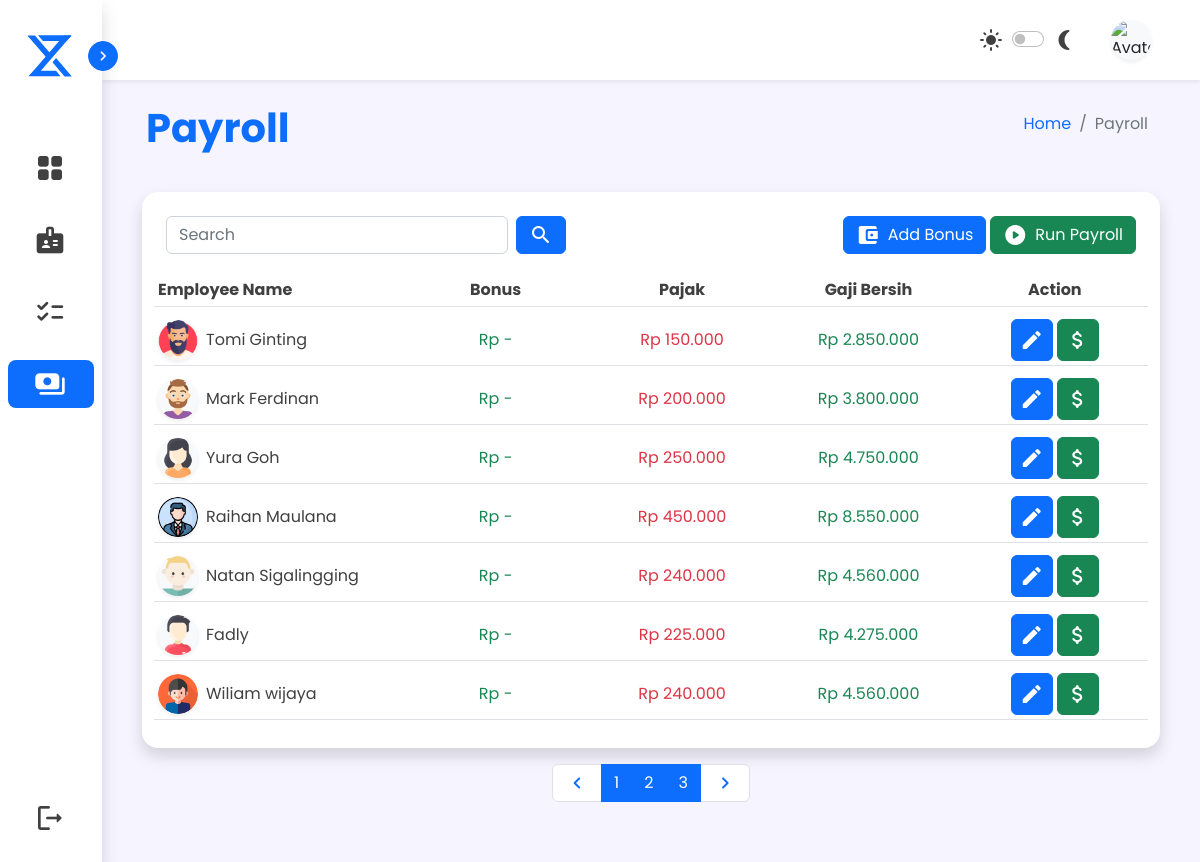
The page /sources/admin/admin-payroll.php (signed in) on the database its author committed.
### tables this page shows
CREATE TABLE `karyawan_tetap` (
  `id` int(20) NOT NULL,
  `kode_karyawan` varchar(7) NOT NULL,
  `nama` varchar(50) NOT NULL,
  `nip` varchar(20) NOT NULL,
  `tanggal` date NOT NULL,
  `tempat` varchar(20) NOT NULL,
  `alamat` varchar(150) NOT NULL,
  `foto` varchar(100) NOT NULL,
  `posisi` varchar(20) NOT NULL,
  `jenis_kelamin` varchar(10) NOT NULL,
  `gaji` bigint(30) NOT NULL
);

CREATE TABLE `daftar_gaji` (
  `id` int(11) NOT NULL,
  `kode_karyawan` varchar(10) NOT NULL,
  `nama` varchar(50) NOT NULL,
  `invoice` varchar(12) NOT NULL,
  `bulan` varchar(20) NOT NULL,
  `date_lengkap` varchar(20) NOT NULL,
  `gaji_pokok` bigint(50) NOT NULL,
  `bonus` bigint(50) NOT NULL,
  `pajak` bigint(50) NOT NULL,
  `gaji_bersih` bigint(50) NOT NULL
);

### php/functions.php (called while the page is built)
<?php
function koneksi (){
    return mysqli_connect("localhost", "root", "", "perusahaan");
}
function query ($query){
    $koneksi = koneksi();
    $data = mysqli_query($koneksi, $query);
    if(mysqli_num_rows($data) > 1){
        $rows = [];
        while($row = mysqli_fetch_assoc($data)){
            $rows[] = $row;
        }
        return $rows;
    }else {
        $rows = mysqli_fetch_assoc($data);
        return $rows;
    }
}
?>

### sources/admin/admin-payroll.php (the view, shortened to what this page needs)
<!DOCTYPE html>
<html lang="en">
<head>
    <link href="https://cdn.jsdelivr.net/npm/bootstrap@5.2.2/dist/css/bootstrap.min.css" rel="stylesheet" />
    <link rel="stylesheet" href="../../assets/style/main.css">
</head>
<?php
include '../../php/functions.php';
include '../../php/koneksi.php';
$kode = $_SESSION['kode'];
$akun = query("SELECT * FROM karyawan_tetap WHERE kode_karyawan = '$kode'")
?>
<body class="d-none">
    <nav class="sidebar d-flex flex-lg-column col-auto shadow" id="sidebar-nav">
        <div class="header-box p-2 mt-4 mb-5 align-items-center d-none d-md-none d-lg-flex gap-2 position-relative">
            <div class="logo">
                <img src="../../assets/img/xyz_logo.svg" width="48px" height="48px" alt="">
            </div>
            <button class="btn btn-primary toggle p-1 text-white rounded-circle d-none d-md-none d-lg-flex position-absolute">
                <i class="material-icons-round fs-5 rounded-circle toggle-icon">&#xe5cc</i>
            </button>
        </div>
        <ul id="menu-bar" class="list-unstyled col d-flex flex-row flex-lg-column gap-4 justify-content-center fs-6 p-1 p-lg-2">
            <li>
                <a href="admin-dashboard.php" class="text-decoration-none p-1 px-lg-3 py-lg-2 d-flex rounded-3">
                    <i class="material-icons-round fs-2 menu-icon">&#xe9b0</i>
                </a>
            </li>
            <li>
                <a href="admin-employee.php" class="text-decoration-none p-1 px-lg-3 py-lg-2 d-flex rounded-3">
                    <i class="material-icons-round fs-2 menu-icon">&#xea67</i>
                </a>
            </li>
            <li>
                <a href="admin-verification.php" class="text-decoration-none p-1 px-lg-3 py-lg-2 d-flex rounded-3">
                    <i class="material-icons-round fs-2 menu-icon">&#xe6b1</i>
                </a>
            </li>
            <li class="active">
                <a href="#" class="text-decoration-none p-1 px-lg-3 py-lg-2 d-flex rounded-3">
                    <i class="material-icons-round fs-2 menu-icon">&#xef63</i>
                </a>
            </li>
            <li class="mt-auto d-none d-md-none d-lg-flex sign-out">
                <a href="../../php/logoutController.php" onclick="return confirm('Apakah anda ingin logout')" class="col text-decoration-none p-1 px-lg-3 py-lg-2 d-flex align-items-center rounded-3">
                    <i class="material-icons-round fs-2 menu-icon">&#xe9ba</i>
                </a>
            </li>
        </ul>
    </nav>
    <div class="content col d-flex flex-column gap-3 mb-5">
        <nav id="topbar" class="navbar d-flex px-1 px-lg-3 shadow-sm">
            <div class="d-flex p-2">
            </div>
            <div class="d-flex align-items-center gap-2 gap-lg-3">
                <div class="dark-mode d-flex align-items-center">
                    <label class="btn text material-icons-round p-1" for="dark-mode">&#xe518</label>
                    <div class="d-flex form-check form-switch justify-content-center" for="dark-mode">
                        <input class="form-check-input" type="checkbox" role="switch" title="toggle-dark" id="dark-mode">
                    </div>
                    <label class="btn text material-icons-round p-1" for="dark-mode">&#xef5e</label>
                </div>
                <div class="dropdown d-flex">
                    <button class="btn d-flex align-items-center gap-3" type="button" data-bs-toggle="dropdown" aria-expanded="false">
                        <img id="profile-img" src="../user-img/<?= $akun['foto'] ?>" class="rounded-circle bg-light shadow-sm col-2" alt="Avatar" />
                    </button>
                </div>
            </div>
        </nav>
        <div class="d-flex flex-column gap-4 px-2">
            <div class="d-flex header my-2 mx-0 mx-lg-4 px-1">
                <div class="d-flex flex-column flex-lg-row col justify-content-between px-1 px-lg-2">
                    <h1 class="fw-bold header">Payroll</h1>
                    <ol class="breadcrumb p-lg-2">
                        <li class="breadcrumb-item"><a class="text-decoration-none" href="admin-dashboard.php">Home</a>
                        </li>
                        <li class="breadcrumb-item active" aria-current="page">Payroll</li>
                    </ol>
                </div>
            </div>
            <div class="d-flex flex-column mx-0 mx-lg-4 px-2 gap-3">
                <div class="flex-container rounded-4 shadow border-0 p-2">
                    <div class="d-flex flex-column flex-sm-row col p-3 gap-3">
                        <div class="d-flex col">
                            <form class="d-flex align-items-center gap-2" action="" method="post">
                                <input type="text" class="form-control text-field" id="search" name="cari" placeholder="Search">
                                <button type="submit" name="send" class="btn btn-primary material-icons-round">&#xe8b6</button>
                            </form>
                        </div>
                        <form action="../../php/runPayrollController.php" method="post">
                            <div class="d-flex gap-1">
                                <button type="button" class="btn btn-primary d-flex gap-2" data-bs-toggle="modal" data-bs-target="#staticBackdrop">
                                    <i class="material-icons-round">&#xe850</i>
                                    <span>Add Bonus</span>
                                </button>
                                <button type="submit" onclick="return confirm('Apakah anda ingin membayar gaji seluruh karyawan?')" class="btn btn-success d-flex gap-2" name="run"><i class="material-icons-round">&#xe1c4</i>
                                    <span>Run Payroll</span></button>
                            </div>
                        </form>
                    </div>
                    <form action="" method="post" id="form1">
                        <table class="table table-hover">
                            <thead>
                                <tr class="d-flex col p-1">
                                    <th class="col-8 col-sm-4 col-md-3 p-1 align-items-center d-flex text">
                                        Employee Name
                                    </th>
                                    <th class="col d-none d-md-flex p-1 align-items-center justify-content-center text">
                                        Bonus</th>
                                    <th class="col d-none d-md-flex p-1 align-items-center justify-content-center text">
                                        Pajak
                                    </th>
                                    <th class="col d-none d-sm-flex p-1 align-items-center justify-content-center text">
                                        Gaji Bersih
                                    </th>
                                    <th class="col d-flex p-1 align-items-center justify-content-center gap-1 text">
                                        Action
                                    </th>
                                </tr>
                            </thead>
                            <tbody>
                                <?php
                                $batas = 7;
                                $halaman = isset($_GET['halaman']) ? (int)$_GET['halaman'] : 1;
                                $halaman_awal = ($halaman > 1) ? ($halaman * $batas) - $batas : 0;
                                $previous = $halaman - 1;
                                $next = $halaman + 1;
                                $data = mysqli_query($koneksi, "SELECT * FROM karyawan_tetap, daftar_gaji WHERE karyawan_tetap.kode_karyawan = daftar_gaji.kode_karyawan");
                                $jumlah_data = mysqli_num_rows($data);
                                $total_halaman = ceil($jumlah_data / $batas);
                                if (isset($_POST['send'])) {
                                    $keyword = $_POST['cari'];
                                    $user2 = mysqli_query($koneksi, "SELECT * FROM karyawan_tetap, daftar_gaji WHERE karyawan_tetap.kode_karyawan = daftar_gaji.kode_karyawan
                                AND karyawan_tetap.nama LIKE '%$keyword%'");
                                } else {
                                    $user2 = mysqli_query($koneksi, "SELECT * FROM karyawan_tetap, daftar_gaji WHERE karyawan_tetap.kode_karyawan = daftar_gaji.kode_karyawan limit $halaman_awal, $batas");
                                }
                                while ($u = mysqli_fetch_assoc($user2)) :
                                ?>
                                    <tr class="d-flex col p-1">
                                        <td class="col-8 col-sm-4 col-md-3 d-flex gap-2 p-1 align-items-center">
                                            <img id="profile-img" src="../user-img/<?= $u['foto'] ?>" class="rounded-circle bg-light shadow-sm" alt="Avatar" />
                                            <span class="text"><?= $u['nama'] ?></span>
                                        </td>
                                        <td class="col d-none d-md-flex p-1 align-items-center justify-content-center text">
                                            <span class="text-success">Rp
                                                <?php if ($u['bonus'] < 1) {
                                                    $bonus = "-";
                                                    echo $bonus;
                                                } else {
                                                    $bonus = $u['bonus'] * 1000;
                                                    echo number_format($bonus, 0, ".", ".");
                                                }
                                                ?>
                                            </span>
                                        </td>
                                        <?php $pajak = ($u['gaji_pokok'] * 1000) * 0.05 ?>
                                        <td class="col d-none d-md-flex p-1 align-items-center justify-content-center text">
                                            <span class="text-danger">Rp <?= number_format($pajak, 0, ".", "."); ?></span>
                                        </td>
                                        <?php
                                        $pajak = $u['gaji_pokok'] * 0.05;
                                        $gaji = ($u['gaji_pokok'] - $pajak + $u['bonus']) * 1000;
                                        ?>
                                        <td class="col d-none d-sm-flex p-1 align-items-center justify-content-center text">
                                            <span class="text-success">Rp <?= number_format($gaji, 0, ".", "."); ?></span>
                                        </td>
                                        <td class="col d-flex p-1 align-items-center justify-content-center gap-1">
                                            <a href="admin-payroll-edit.php?kode=<?= $u['kode_karyawan'] ?>" type="button" class="btn btn-primary d-flex align-items-center p-md-2 p-1" title="edit">
                                                <i class="material-icons-round">&#xe3c9</i>
                                            </a>
                                            <a type="button" name="bayarGaji" href="admin-payroll.php?kode=<?= $u['kode_karyawan'] ?>" class="btn btn-success d-flex align-items-center p-md-2 p-1" title="delete" onclick="return confirm('Apakah anda ingin membayar gaji <?= $u['nama'] ?> ?')">
                                                <i class="material-icons-round">&#xe227</i>
                                            </a>
                                        </td>
                                    </tr>
                                <?php endwhile; ?>
                            </tbody>
                        </table>
                </div>
                <nav aria-label="..." class="d-flex justify-content-center mt-auto">
                    <ul class="pagination">
                        <li class="page-item">
                            <a class="page-link d-flex" <?php if ($halaman > 1) {
                                                            echo "href='?halaman=$previous'";
                                                        } ?>><i class="material-icons-round">&#xe408</i></a>
                        </li>
                        <?php
                        for ($x = 1; $x <= $total_halaman; $x++) :
                        ?>
                            <li class="page-item active" aria-current="page">
                                <a class="page-link" href="?halaman=<?php echo $x ?>"><?php echo $x; ?></a>
                            </li>
                        <?php endfor; ?>
                        <li class="page-item">
                            <a class="page-link d-flex" <?php if ($halaman < $total_halaman) {
                                                            echo "href='?halaman=$next'";
                                                        } ?>><i class="material-icons-round">&#xe409</i></a>
                        </li>
                    </ul>
                </nav>
            </div>
        </div>
    </div>
</body>
</html>
</html>

### assets/style/main.css (style rules this page uses)
:root { --body-color: #f6f5ff; --primary-color: #0d6efd; --secondary-color: #fff; --text-color: #404040; --background-color: #f0efff; --tran-all: all 0.5s ease; }
body { font-family: "Poppins", sans-serif; min-height: 100vh; background-color: var(--body-color); transition: var(--tran-all); }
.sidebar li a, #brand-text, #topbar, .content { color: var(--text-color); }
#sidebar-nav { width: 102px; background-color: var(--secondary-color); transition: var(--tran-all); z-index: 2; }
.menu-icon { margin: 0 10px; }
.logo { margin-left: 18px; }
.toggle { right: -16px; transition: var(--tran-all); }
.toggle-icon { transition: var(--tran-all); }
.sidebar li.active a { background-color: var(--primary-color); }
.sidebar li.active a { color: var(--secondary-color); }
#topbar { min-height: 80px; background-color: var(--secondary-color); transition: var(--tran-all); }
#profile-img, #profile-img-container { object-fit: cover; }
#profile-img { width: 40px; height: 40px; }
.card, .container, .flex-container, .text-field { background: var(--secondary-color); transition: var(--tran-all); }
.text { color: var(--text-color); }
.header { color: var(--primary-color); }

### rows shown on the page
karyawan_tetap: foto (picture), daftar_gaji.nama "Tomi Ginting", daftar_gaji.bonus "-", daftar_gaji.gaji_pokok "150.000", daftar_gaji.gaji_pokok+bonus "2.850.000"
karyawan_tetap: foto (picture), daftar_gaji.nama "Mark Ferdinan", daftar_gaji.bonus "-", daftar_gaji.gaji_pokok "200.000", daftar_gaji.gaji_pokok+bonus "3.800.000"
karyawan_tetap: foto (picture), daftar_gaji.nama "Yura Goh", daftar_gaji.bonus "-", daftar_gaji.gaji_pokok "250.000", daftar_gaji.gaji_pokok+bonus "4.750.000"
karyawan_tetap: foto (picture), daftar_gaji.nama "Raihan Maulana", daftar_gaji.bonus "-", daftar_gaji.gaji_pokok "450.000", daftar_gaji.gaji_pokok+bonus "8.550.000"
karyawan_tetap: foto (picture), daftar_gaji.nama "Natan Sigalingging", daftar_gaji.bonus "-", daftar_gaji.gaji_pokok "240.000", daftar_gaji.gaji_pokok+bonus "4.560.000"
karyawan_tetap: foto (picture), daftar_gaji.nama "Fadly", daftar_gaji.bonus "-", daftar_gaji.gaji_pokok "225.000", daftar_gaji.gaji_pokok+bonus "4.275.000"
karyawan_tetap: foto (picture), daftar_gaji.nama "Wiliam wijaya", daftar_gaji.bonus "-", daftar_gaji.gaji_pokok "240.000", daftar_gaji.gaji_pokok+bonus "4.560.000"
